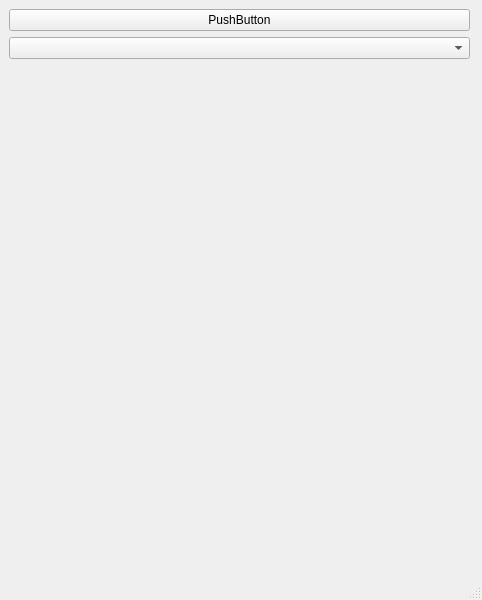
<?xml version="1.0" encoding="UTF-8"?>
<ui version="4.0">
 <class>MainWindow</class>
 <widget class="QMainWindow" name="MainWindow">
  <property name="geometry">
   <rect>
    <x>0</x>
    <y>0</y>
    <width>482</width>
    <height>600</height>
   </rect>
  </property>
  <property name="windowTitle">
   <string>MainWindow</string>
  </property>
  <widget class="QWidget" name="centralwidget">
   <widget class="QWidget" name="verticalLayoutWidget">
    <property name="geometry">
     <rect>
      <x>9</x>
      <y>9</y>
      <width>461</width>
      <height>541</height>
     </rect>
    </property>
    <layout class="QVBoxLayout" name="verticalLayout">
     <item>
      <widget class="QPushButton" name="pushButton">
       <property name="text">
        <string>PushButton</string>
       </property>
      </widget>
     </item>
     <item>
      <widget class="QComboBox" name="comboBox"/>
     </item>
     <item>
      <widget class="MplWidget" name="MplWidget" native="true"/>
     </item>
    </layout>
   </widget>
  </widget>
  <widget class="QMenuBar" name="menubar">
   <property name="geometry">
    <rect>
     <x>0</x>
     <y>0</y>
     <width>482</width>
     <height>21</height>
    </rect>
   </property>
  </widget>
  <widget class="QStatusBar" name="statusbar"/>
 </widget>
 <customwidgets>
  <customwidget>
   <class>MplWidget</class>
   <extends>QWidget</extends>
   <header>mplwidget.h</header>
   <container>1</container>
  </customwidget>
 </customwidgets>
 <resources/>
 <connections/>
</ui>
